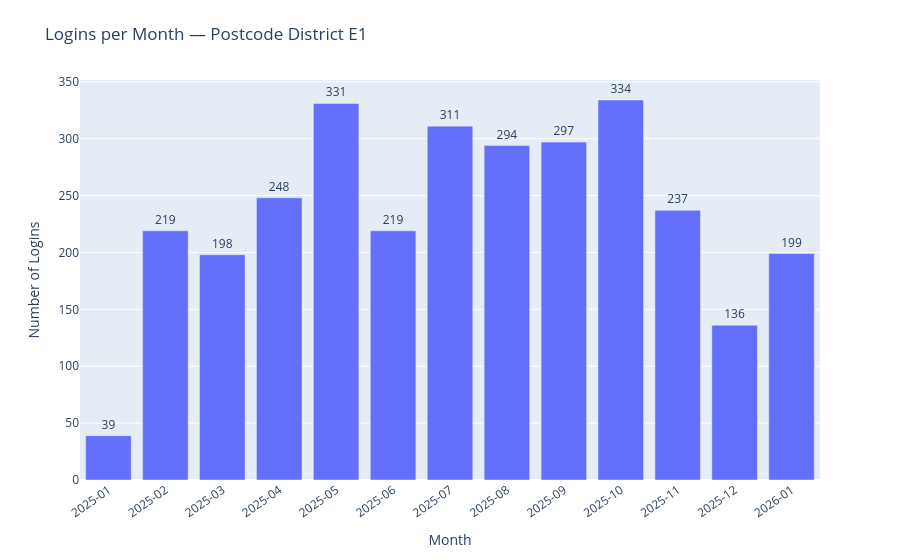

Here is the notebook cell this chart was saved with:
### Code cell
import pandas as pd
import plotly.express as px

def parse_mixed_timestamp(series: pd.Series) -> pd.Series:
    s = series.astype(str).str.strip()
    dt = pd.to_datetime(s, format="%Y-%m-%d %H:%M:%S", errors="coerce")
    dt = dt.fillna(pd.to_datetime(s, format="%m/%d/%Y %H:%M:%S", errors="coerce"))
    return dt

# -----------------------
# CONFIG
# -----------------------
ID_COL = "Username"
LOGIN_TS_COL = "Timestamp"
POSTCODE_COL = "Postcode"  # change if different
REL_COL = "Your relationship status"

TARGET_DISTRICT = "E1"     # <-- set this to any district you want (e.g., "E1", "SW1A", "N16")

# -----------------------
# 1) Prepare registration: postcode -> district
# -----------------------
reg = registration_df.copy()

# Extract district = first token before space; normalize (strip/upper)
reg["Postcode_District"] = (
    reg[POSTCODE_COL]
    .astype(str)
    .str.strip()
    .str.upper()
    .str.split()
    .str[0]
)

# keep one row per user for join
reg_lookup = (
    reg[[ID_COL, "Postcode_District", REL_COL]]
    .dropna(subset=[ID_COL])
    .drop_duplicates(subset=[ID_COL], keep="last")
)

# -----------------------
# 2) Prepare logins + enrich with district
# -----------------------
log = login_df.copy()
log["Timestamp_Parsed"] = parse_mixed_timestamp(log[LOGIN_TS_COL])
log = log.dropna(subset=["Timestamp_Parsed"])

log = log.merge(reg_lookup, on=ID_COL, how="left")
log["Postcode_District"] = log["Postcode_District"].fillna("Unknown")
log[REL_COL] = log[REL_COL].fillna("Unknown")

# -----------------------
# 3) Filter to district and aggregate per month
# -----------------------
log_d = log[log["Postcode_District"] == TARGET_DISTRICT].copy()

log_d["Month"] = log_d["Timestamp_Parsed"].dt.to_period("M").astype(str)
counts = log_d.groupby("Month").size().reset_index(name="Login Count")

# sort months and show all ticks
counts["Month_dt"] = pd.to_datetime(counts["Month"] + "-01")
counts = counts.sort_values("Month_dt").drop(columns=["Month_dt"])
month_order = counts["Month"].tolist()

# -----------------------
# 4) Plot (simple monthly counts for that district)
# -----------------------
fig = px.bar(
    counts,
    x="Month",
    y="Login Count",
    text="Login Count",
    title=f"Logins per Month — Postcode District {TARGET_DISTRICT}",
    labels={"Month": "Month", "Login Count": "Number of Logins"},
    category_orders={"Month": month_order},
)

fig.update_traces(textposition="outside", cliponaxis=False)

fig.update_layout(
    xaxis=dict(
        type="category",
        tickmode="array",
        tickvals=month_order,
        ticktext=month_order,
        tickangle=-35,
    ),
    margin=dict(t=80),
)

fig.show()

### Figure 1 — Plotly figure (JSON) as saved in the notebook; plotly's stock layout.template omitted (floating-point values rounded to 4 significant figures)
{"data": [{"cliponaxis": false, "hovertemplate": "Month=%{x}<br>Number of Logins=%{text}<extra></extra>", "legendgroup": "", "marker": {"color": "#636efa", "pattern": {"shape": ""}}, "name": "", "orientation": "v", "showlegend": false, "text": [39.0, 219.0, 198.0, 248.0, 331.0, 219.0, 311.0, 294.0, 297.0, 334.0, 237.0, 136.0, 199.0], "textposition": "outside", "type": "bar", "x": ["2025-01", "2025-02", "2025-03", "2025-04", "2025-05", "2025-06", "2025-07", "2025-08", "2025-09", "2025-10", "2025-11", "2025-12", "2026-01"], "xaxis": "x", "y": [39, 219, 198, 248, 331, 219, 311, 294, 297, 334, 237, 136, 199], "yaxis": "y"}], "layout": {"barmode": "relative", "legend": {"tracegroupgap": 0}, "margin": {"t": 80}, "title": {"text": "Logins per Month — Postcode District E1"}, "xaxis": {"anchor": "y", "categoryarray": ["2025-01", "2025-02", "2025-03", "2025-04", "2025-05", "2025-06", "2025-07", "2025-08", "2025-09", "2025-10", "2025-11", "2025-12", "2026-01"], "categoryorder": "array", "domain": [0, 1], "tickangle": -35, "tickmode": "array", "ticktext": ["2025-01", "2025-02", "2025-03", "2025-04", "2025-05", "2025-06", "2025-07", "2025-08", "2025-09", "2025-10", "2025-11", "2025-12", "2026-01"], "tickvals": ["2025-01", "2025-02", "2025-03", "2025-04", "2025-05", "2025-06", "2025-07", "2025-08", "2025-09", "2025-10", "2025-11", "2025-12", "2026-01"], "title": {"text": "Month"}, "type": "category"}, "yaxis": {"anchor": "x", "domain": [0, 1], "title": {"text": "Number of Logins"}}}}
